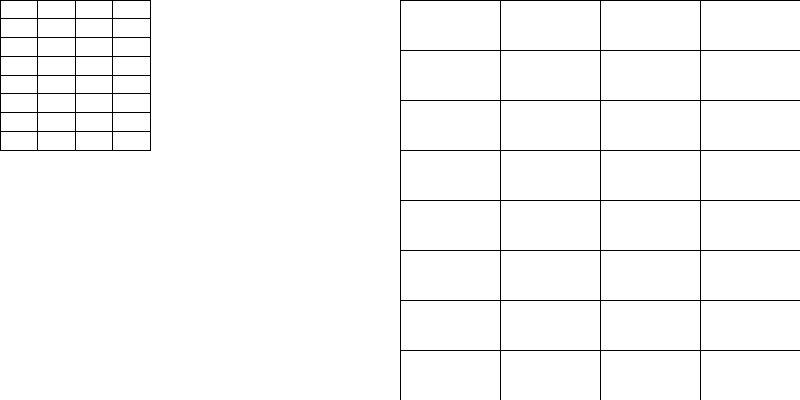
Frame 1 (no input)
Frame 60 (the mouse pressed at the canvas centre just before this capture): identical to frame 1, image omitted
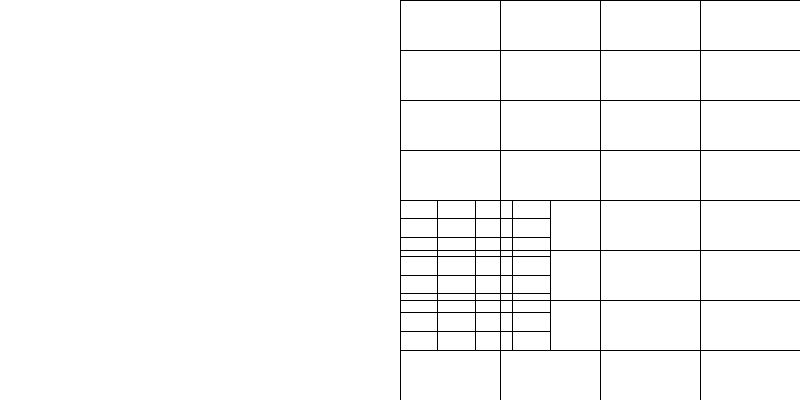
Frame 120 (the mouse held since frame 60 and released just before this capture)

The Processing sketch that drew these frames (run headless with seeded random() and noise(); from frame 60 on, the mouse is pressed at the canvas centre):

// Processing sketch: sketch_230613d
// ── sketch_230613d.pde

void setup() {
  size(800, 400);
}

void draw() {
  background(255);
  
  dibujaGrilla( 400 , 0 , 400 , 400 , 4, 8 );
  
  dibujaGrilla( mouseX , mouseY , 150 , 150 , 4, 8 );
  
}

// ── funcionDibujaGrilla.pde

void dibujaGrilla(float x_ , float y_, float ancho_ , float alto_ , int cantX_ , int cantY_){
  //funcion que dibuja una....
  push();
  translate(x_,y_);
  float modX = ancho_/cantX_;
  float modY = alto_/cantY_;
  
  for ( int i=0 ; i<cantX_ ; i++){
    for ( int j=0 ; j<cantY_ ; j++){
      //otros criterios de color de cada rectangulo, etc...
     noFill();
     rect( i*modX , j*modY , modX, modY );  
    }
  }
  pop();
}
